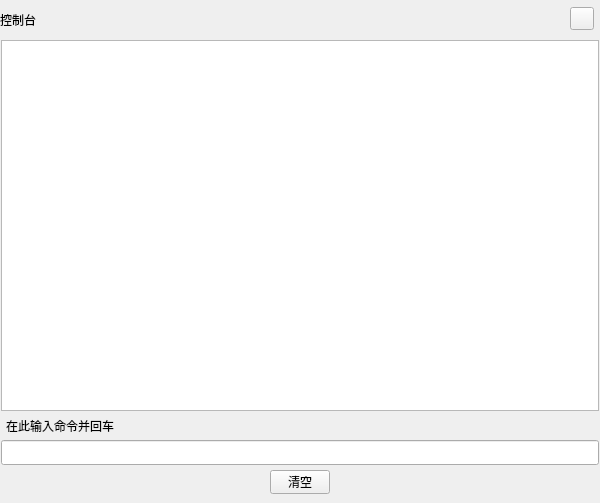
<?xml version="1.0" encoding="UTF-8"?>
<ui version="4.0">
 <class>ConsoleDialog</class>
 <widget class="QDialog" name="ConsoleDialog">
  <property name="geometry">
   <rect>
    <x>0</x>
    <y>0</y>
    <width>600</width>
    <height>503</height>
   </rect>
  </property>
  <property name="font">
   <font>
    <family>Microsoft YaHei UI Light</family>
   </font>
  </property>
  <property name="windowTitle">
   <string>Dialog</string>
  </property>
  <property name="styleSheet">
   <string notr="true"/>
  </property>
  <widget class="QTextBrowser" name="consoleBrowser">
   <property name="geometry">
    <rect>
     <x>1</x>
     <y>40</y>
     <width>598</width>
     <height>371</height>
    </rect>
   </property>
   <property name="font">
    <font>
     <family>Microsoft YaHei UI Light</family>
     <weight>50</weight>
     <italic>false</italic>
     <bold>false</bold>
    </font>
   </property>
   <property name="contextMenuPolicy">
    <enum>Qt::DefaultContextMenu</enum>
   </property>
   <property name="styleSheet">
    <string notr="true"/>
   </property>
  </widget>
  <widget class="QLabel" name="label_2">
   <property name="geometry">
    <rect>
     <x>6</x>
     <y>417</y>
     <width>201</width>
     <height>17</height>
    </rect>
   </property>
   <property name="font">
    <font>
     <family>Microsoft YaHei UI Light</family>
     <weight>50</weight>
     <italic>false</italic>
     <bold>false</bold>
    </font>
   </property>
   <property name="styleSheet">
    <string notr="true"/>
   </property>
   <property name="text">
    <string>在此输入命令并回车</string>
   </property>
  </widget>
  <widget class="QLineEdit" name="consoleLineEdit">
   <property name="geometry">
    <rect>
     <x>1</x>
     <y>440</y>
     <width>598</width>
     <height>25</height>
    </rect>
   </property>
   <property name="font">
    <font>
     <family>Microsoft YaHei UI Light</family>
     <weight>50</weight>
     <italic>false</italic>
     <bold>false</bold>
    </font>
   </property>
   <property name="contextMenuPolicy">
    <enum>Qt::DefaultContextMenu</enum>
   </property>
  </widget>
  <widget class="QToolButton" name="closeBtn">
   <property name="geometry">
    <rect>
     <x>570</x>
     <y>7</y>
     <width>24</width>
     <height>23</height>
    </rect>
   </property>
   <property name="cursor">
    <cursorShape>PointingHandCursor</cursorShape>
   </property>
   <property name="focusPolicy">
    <enum>Qt::NoFocus</enum>
   </property>
   <property name="text">
    <string/>
   </property>
  </widget>
  <widget class="QToolButton" name="clearBtn">
   <property name="geometry">
    <rect>
     <x>270</x>
     <y>470</y>
     <width>60</width>
     <height>24</height>
    </rect>
   </property>
   <property name="font">
    <font>
     <family>Microsoft YaHei UI Light</family>
     <pointsize>9</pointsize>
     <weight>50</weight>
     <italic>false</italic>
     <bold>false</bold>
     <underline>false</underline>
    </font>
   </property>
   <property name="cursor">
    <cursorShape>PointingHandCursor</cursorShape>
   </property>
   <property name="styleSheet">
    <string notr="true"/>
   </property>
   <property name="text">
    <string>清空</string>
   </property>
  </widget>
  <widget class="QLabel" name="title_Label">
   <property name="geometry">
    <rect>
     <x>0</x>
     <y>0</y>
     <width>600</width>
     <height>40</height>
    </rect>
   </property>
   <property name="styleSheet">
    <string notr="true"/>
   </property>
   <property name="text">
    <string>控制台</string>
   </property>
  </widget>
  <zorder>title_Label</zorder>
  <zorder>consoleBrowser</zorder>
  <zorder>label_2</zorder>
  <zorder>consoleLineEdit</zorder>
  <zorder>clearBtn</zorder>
  <zorder>closeBtn</zorder>
 </widget>
 <resources/>
 <connections/>
</ui>
